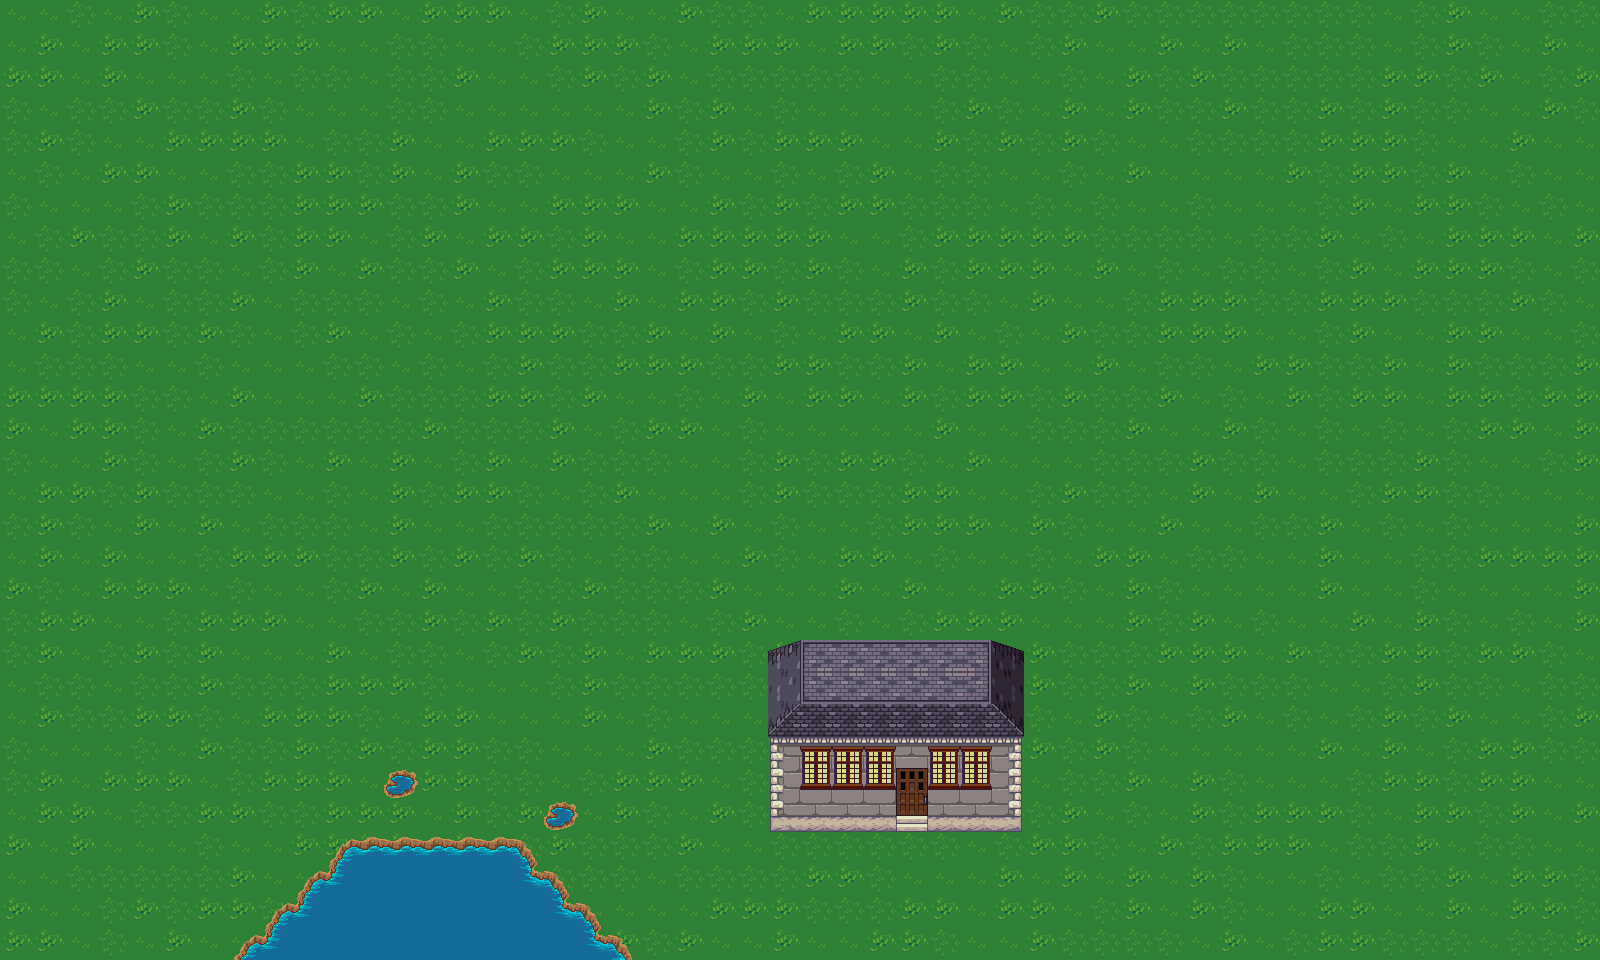

Below is a game level as drawn by its tile map, then a one-line description and the .tmx that defines it (tile-layer data replaced by summaries):
An orthogonal 50x30 tile map with 32x32 px tiles, 4 tile layers (bot, top, top2, top3), 3 tilesets and 912 objects.

<map version="1.2" tiledversion="1.2.4" orientation="orthogonal" renderorder="right-down" width="50" height="30" tilewidth="32" tileheight="32" infinite="0" nextlayerid="29" nextobjectid="1903">
 <tileset firstgid="1" name="terrain" tilewidth="34" tileheight="34" tilecount="1024" columns="32">
  <grid orientation="orthogonal" width="32" height="32" />
  <image source="../world/terrain_extruded.png" width="1088" height="1088" />
 </tileset>
 <tileset firstgid="1025" name="plant_repack" tilewidth="32" tileheight="32" tilecount="169" columns="13">
  <image source="../world/plant_repack.png" width="416" height="416" />
 </tileset>
 <tileset firstgid="1194" name="atlas1" tilewidth="32" tileheight="32" tilecount="1024" columns="32">
  <image source="../world/build_atlas.png" width="1024" height="1024" />
 </tileset>
 <layer id="16" name="bot" width="50" height="30">
  <data>[1500 cells, 1500 non-empty, 3 distinct tile ids]</data>
 </layer>
 <layer id="23" name="top" width="50" height="30">
  <data>[1500 cells, 90 non-empty, 25 distinct tile ids]</data>
 </layer>
 <objectgroup id="3" name="obj_layer">
  <!-- 912 objects omitted --></objectgroup>
 <layer id="27" name="top2" width="50" height="30">
  <data>[1500 cells, 6 non-empty, 4 distinct tile ids]</data>
 </layer>
 <layer id="28" name="top3" width="50" height="30">
  <data>[1500 cells, 11 non-empty, 3 distinct tile ids]</data>
 </layer>
</map>
<!-- 912 of 912 objects omitted -->
